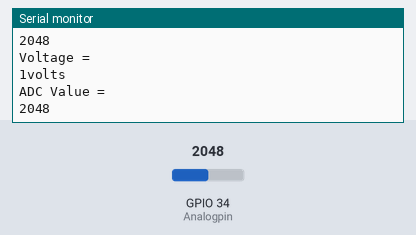
Recording of a sketch running on a simulated ESP32. Parts: the last lines printed to the serial monitor. The test bench sets the inputs (shaded band); at power-on: GPIO 34 (Analogpin) = 2048.

Above: at 2.8 s.
2.9 s: GPIO 34 (Analogpin) set to 2866
At 3.6 s:
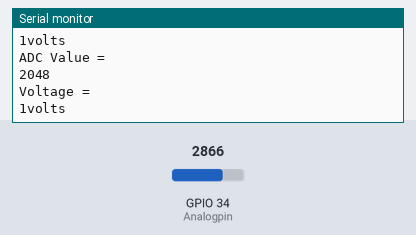
5.6 s: GPIO 34 (Analogpin) set to 3603
At 6.8 s:
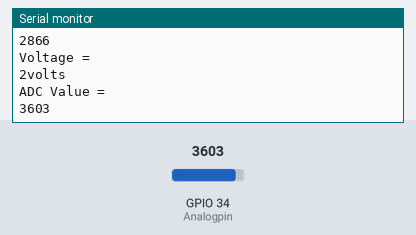
Timing chart, 0 to 8.6 s (numbered marks = the images above; inputs shaded):
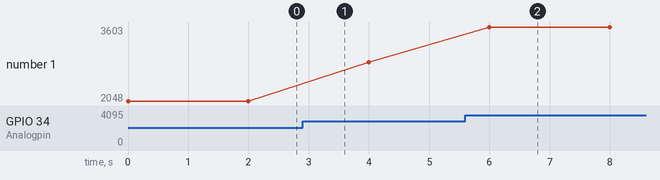

Measured:
- after the input at 5.6 s, the serial monitor: prints a new line after 0.40 s (image 2)
- plotted number 1: 2048 → 2866 after the input at 2.9 s, 2866 → 3603 after the input at 5.6 s

The sketch:

ProximitySensorDemo.ino
```cpp
const int Analogpin = 34;
int ADCValue = 0;
int voltageValue = 0;

void setup() {
  Serial.begin(115200);

}

void loop() {
  // put your main code here, to run repeatedly:

  ADCValue = analogRead(Analogpin);
  Serial.println("ADC Value = ");
  Serial.println(ADCValue);
  delay(1000);

  voltageValue = (ADCValue * 3.3) / (4095);
  Serial.println("Voltage = ");
  Serial.print(voltageValue);
  Serial.println("volts");
  delay(1000);

}
```
